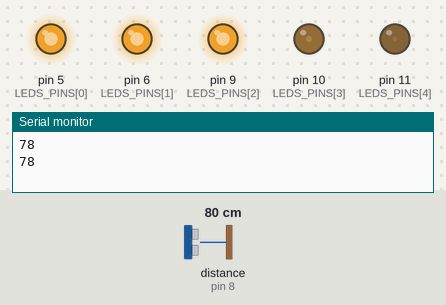
This sketch was run on a simulated Arduino Uno, built with avr-gcc and run on an emulated ATmega328P. Shown: output pins drawn as LEDs (lit = HIGH), the last lines printed to the serial monitor. Wiring (inferred from the names in the program): ultrasonic range finder: trigger pin 7; echo pin 8. The test bench sets the inputs (shaded band); at power-on: distance to the obstacle (sensor on pin 8) 80 cm. The echo pulse lasts 58.3 µs per cm; pins used as bus, display or sensor lines are not drawn.

Above: at 3.3 s.
3.4 s: distance to the obstacle (sensor on pin 8) set to 4 cm
6.9 s: distance to the obstacle (sensor on pin 8) set to 2 cm
At 7.06 s:
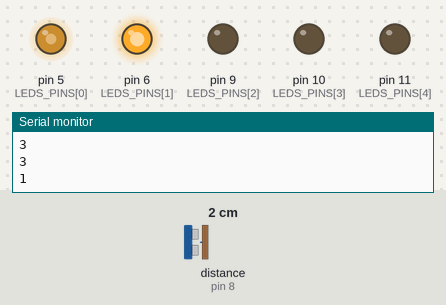
13.9 s: distance to the obstacle (sensor on pin 8) set to 4 cm
17.3 s: distance to the obstacle (sensor on pin 8) set to 9 cm
At 18.5 s:
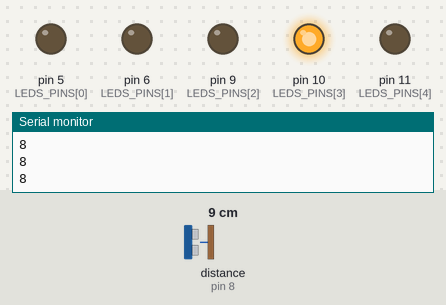
20.7 s: distance to the obstacle (sensor on pin 8) set to 18 cm
At 21.2 s:
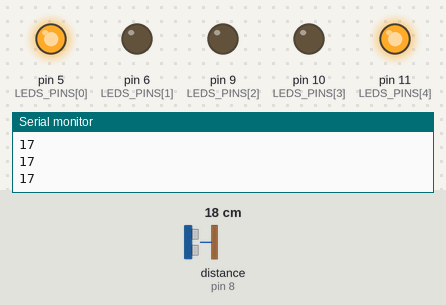
24.1 s: distance to the obstacle (sensor on pin 8) set to 35 cm
At 24.33 s:
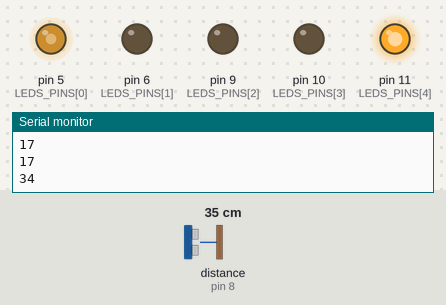
Timing chart, 0 to 78.6 s (numbered marks = the images above; inputs shaded):
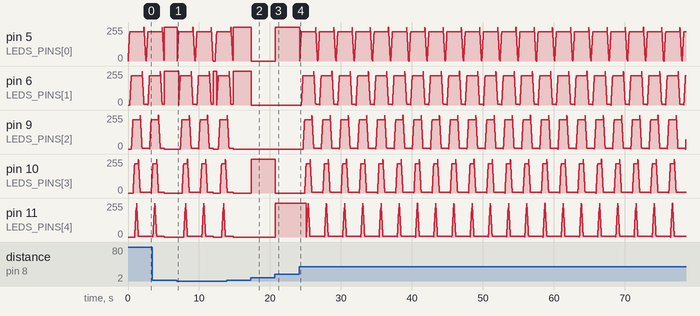

The sketch:

ultrasonicSensor.ino
```cpp
/* Tarefa 4
  Prof. Renato Ventura Bayan Henriques
  Contador binario com sensor ultrassônico
  Grupo:
  Kelvin Schaun Brose
  Maria Clara da Silva Brandi Escobar
  Matheus Luís de Castro
  Vanessa da Fontoura
  Vitor Dal Bó Abella */


// Constantes
const int NUMBER_OF_LEDS = 5;
const int LEDS_PINS[NUMBER_OF_LEDS] = { 5, 6, 9, 10, 11 };
const int TRIGGER_PIN = 7;
const int ECHO_PIN = 8;
const int MIN_DISTANCE_CM = 2;   // distância mínima em cm
const int MAX_DISTANCE_CM = 31;  // distância máxima em cm

// Variáveis de estado
int ledState = LOW;

// Variáveis
unsigned int distance;


static void sendTriggerPulse(int triggerPin) {
  digitalWrite(triggerPin, LOW);
  delayMicroseconds(2);
  digitalWrite(triggerPin, HIGH);
  delayMicroseconds(10);
  digitalWrite(triggerPin, LOW);
}

unsigned int measureDistance(int triggerPin, int echoPin) {
  sendTriggerPulse(triggerPin);

  // Velocidade do som em centímetros por microsegundos
  const float SPEED_OF_SOUND_CM_US = 0.034;

  unsigned int pulseDuration = pulseIn(echoPin, HIGH);
  unsigned int distance = (pulseDuration / 2.0) * SPEED_OF_SOUND_CM_US;

  return distance;
}


void binaryDistance(unsigned int distance) {
  int divisor;
  int remainder;

  // Este loop atualiza o valor de cada led para cada distância medida
  for (int i = 0; i < NUMBER_OF_LEDS; i++) {
    // Aqui estamos fazendo i+1 left-shifts no número
    // 1, isto é, estamos elevando 2 na potência i+1.
    divisor = 1 << (i + 1);

    // calcula o resto do numero do loop que estamos pelo divisor atual(em qual led estamos)
    remainder = distance % divisor;

    // divide o resto pelo valor atribuido ao led. (0=LOW e 1=HIGH)
    ledState = remainder / (1 << i);

    digitalWrite(LEDS_PINS[i], ledState);
  }

  delay(100);
}


void ledPulse() {
  for (int i = 0; i < NUMBER_OF_LEDS; i++) {
    for (int fadeValue = 0; fadeValue <= 225; fadeValue += 10) {
      analogWrite(LEDS_PINS[i], fadeValue);
      delay(10);
    }
  }

  delay(50);

  for (int i = NUMBER_OF_LEDS - 1; i >= 0; i--) {
    for (int fadeValue = 255; fadeValue >= 0; fadeValue -= 10) {
      analogWrite(LEDS_PINS[i], fadeValue);
      delay(10);
    }
  }

  delay(50);
}

void setup() {
  Serial.begin(9600);

  pinMode(TRIGGER_PIN, OUTPUT);
  pinMode(ECHO_PIN, INPUT);

  for (int i = 0; i < NUMBER_OF_LEDS; i++) {
    pinMode(LEDS_PINS[i], OUTPUT);
  }
}


void loop() {

  distance = measureDistance(TRIGGER_PIN, ECHO_PIN);
  Serial.println(distance);

  if (distance >= MIN_DISTANCE_CM && distance <= MAX_DISTANCE_CM) {
    binaryDistance(distance);
  } else {
    ledPulse();
  }

  delay(10);
}
```

Measured:
- after the input at 17.3 s, pin 5 (LEDS_PINS[0]), pin 6 (LEDS_PINS[1]): 255/255 → 0/255 after 0.08 s; pin 10 (LEDS_PINS[3]): 0/255 → 255/255 after 0.08 s
- after the input at 20.7 s, pin 5 (LEDS_PINS[0]), pin 11 (LEDS_PINS[4]): 0/255 → 255/255 at once; pin 10 (LEDS_PINS[3]): 255/255 → 0/255 at once
- by itself, pin 10 (LEDS_PINS[3]): rises from 130/255 to 255/255 in 0.63 s, then falls to 0/255 in 1.1 s
